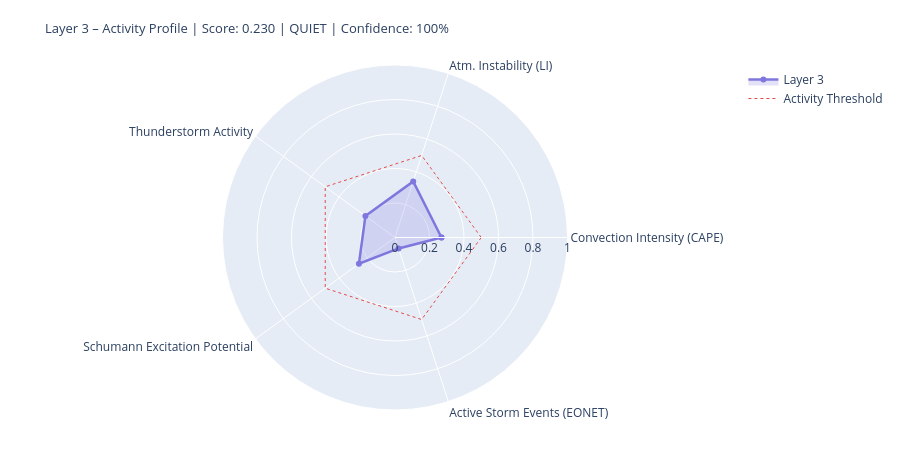

Here is the notebook cell this chart was saved with:
### Markdown cell above
---
## 4. State Assessment & Handoff to Layer 4/5

### Code cell
# ============================================================
# LAYER-3-SCORE
# Five dynamic components
# ============================================================

def norm(v, lo, hi):
    if v is None or (isinstance(v, float) and math.isnan(v)): return None
    return round(max(0.0, min(1.0, (v - lo) / (hi - lo))), 4)

# --- 1) Convection intensity (global CAPE mean) ---
cape_mean = df_atm['cape'].dropna().mean() if not df_atm.empty else None
conv_score = norm(cape_mean, 0, 3000)
conv_src   = 'primary' if cape_mean is not None else 'missing'

# --- 2) Atmospheric instability (LI mean) ---
li_mean   = df_atm['li'].dropna().mean() if not df_atm.empty else None
# Negative LI = unstable → higher score
instab_score = norm(-li_mean if li_mean is not None else None, -6, 6)
instab_src   = 'primary' if li_mean is not None else 'missing'

# --- 3) Thunderstorm activity (mean thunder score + WMO count) ---
thunder_mean = df_atm['thunder_score'].mean() if not df_atm.empty else None
n_thunder    = int(df_atm['thunderstorm'].sum()) if not df_atm.empty else 0
thunder_score_val = norm(
    (thunder_mean or 0) * 0.7 + n_thunder * 0.1, 0, 1.0
) if thunder_mean is not None else None
thunder_src = 'primary'

# --- 4) Schumann excitation potential (weighted Schumann contribution) ---
schumann_pot = df_atm['schumann_contribution'].mean() if not df_atm.empty else None
# Boosted by Layer-2 thunderstorm trigger
if schumann_pot is not None and l2_thunder:
    schumann_pot = min(1.0, schumann_pot * 1.2)
schumann_score = norm(schumann_pot, 0, 1.0) if schumann_pot is not None else None
schumann_src   = 'derived'

# --- 5) Storm activity (NASA EONET) ---
# Distinction: None = data not loaded, 0.0 = loaded but no events
storm_score = None
storm_src   = 'missing'
if raw.get('storms') is not None:          # API reached successfully
    storm_score = norm(len(storm_events), 0, 30) if storm_events else 0.0
    storm_src   = 'primary'

# X-Ray and Kp: context only, not in dynamic score
# (X-Ray = Layer-0/4 driver; Kp = geomagnetic index, not a lightning proxy)
xray_context = None
if raw.get('xray'):
    df_xc = pd.DataFrame(raw['xray'])
    fc = next((c for c in df_xc.columns
               if any(k in c.lower() for k in ['flux','long']) and 'time' not in c.lower()),
              df_xc.columns[1])
    df_xc[fc] = pd.to_numeric(df_xc[fc], errors='coerce')
    xray_last = df_xc[fc].dropna().iloc[-1] if not df_xc[fc].dropna().empty else None
    if xray_last:
        xray_class = ('X' if xray_last>=1e-4 else 'M' if xray_last>=1e-5
                      else 'C' if xray_last>=1e-6 else 'B')
        xray_context = {'flux': float(xray_last), 'class': xray_class}
        print(f'X-Ray context: {xray_class}-class ({xray_last:.2e} W/m²)')

# --- Aggregate ---
COMPONENTS = {
    'Convection Intensity (CAPE)':  {'score': conv_score,       'source': conv_src,    'dynamic': True},
    'Atm. Instability (LI)':         {'score': instab_score,     'source': instab_src,  'dynamic': True},
    'Thunderstorm Activity':              {'score': thunder_score_val, 'source': thunder_src, 'dynamic': True},
    'Schumann Excitation Potential':   {'score': schumann_score,   'source': schumann_src,'dynamic': True},
    'Active Storm Events (EONET)': {'score': storm_score,      'source': storm_src,   'dynamic': True},
}

available   = {k: v['score'] for k, v in COMPONENTS.items() if v['score'] is not None}
unavailable = [k for k, v in COMPONENTS.items() if v['score'] is None]
layer3_score = round(sum(available.values()) / len(available), 4) if available else None
confidence   = round(len(available) / len(COMPONENTS), 2)
level = ('unknown' if layer3_score is None
         else 'quiet'   if layer3_score < 0.3
         else 'moderate' if layer3_score < 0.6
         else 'active')
dominant_l3 = max(available, key=available.get) if available else 'none'

# --- Ausgabe ---
W = 68
print('=' * W)
print('LAYER 3 – ATMOSPHERE / WEATHER / THUNDERSTORMS – STATE ASSESSMENT')
print('=' * W)
for name, comp in COMPONENTS.items():
    s = comp['score']
    if s is not None:
        bar = '█' * int(s * 20) + '░' * (20 - int(s * 20))
        print(f'  {name:<36} {bar}  {s:.3f}  [{comp["source"]}]')
    else:
        print(f'  {name:<36} {"─" * 20}  n/a   [missing]')
print('-' * W)
print(f'  Score:        {layer3_score:.3f}  ({len(available)}/{len(COMPONENTS)} components)')
print(f'  Confidence:   {confidence:.0%}')
print(f'  Level:        {level.upper()}')
print(f'  Dominant:     {dominant_l3}')
print(f'  CAPE mean:    {cape_mean:.0f} J/kg' if cape_mean else '  CAPE mean:    n/a')
print(f'  LI mean:      {li_mean:.1f} K' if li_mean is not None else '  LI mean:      n/a')
print(f'  Thunderstorms:{n_thunder} points (WMO)  +  {len(storm_events)} NASA EONET')
print('=' * W)

# Radar
cats   = list(available.keys())
vals_r = list(available.values())
if len(cats) >= 3:
    fig = go.Figure()
    fig.add_trace(go.Scatterpolar(
        r=vals_r + [vals_r[0]], theta=cats + [cats[0]],
        fill='toself', fillcolor='rgba(127,119,221,0.22)',
        line=dict(color='#7F77DD', width=2.5), name='Layer 3'
    ))
    fig.add_trace(go.Scatterpolar(
        r=[0.5] * (len(cats)+1), theta=cats + [cats[0]],
        line=dict(color='#E24B4A', dash='dot', width=1),
        mode='lines', name='Activity Threshold'
    ))
    fig.update_layout(
        title=dict(
            text=f'Layer 3 – Activity Profile | Score: {layer3_score:.3f} | {level.upper()} | Confidence: {confidence:.0%}',
            font=dict(size=13)
        ),
        polar=dict(radialaxis=dict(visible=True, range=[0, 1])),
        height=450, showlegend=True,
        margin=dict(l=60, r=60, t=65, b=40)
    )
    fig.show()

### Figure 1 — Plotly figure (JSON) as saved in the notebook; plotly's stock layout.template omitted (floating-point values rounded to 4 significant figures)
{"data": [{"fill": "toself", "fillcolor": "rgba(127,119,221,0.22)", "line": {"color": "#7F77DD", "width": 2.5}, "name": "Layer 3", "r": [0.2693, 0.3417, 0.212, 0.2586, 0.0667, 0.2693], "theta": ["Convection Intensity (CAPE)", "Atm. Instability (LI)", "Thunderstorm Activity", "Schumann Excitation Potential", "Active Storm Events (EONET)", "Convection Intensity (CAPE)"], "type": "scatterpolar"}, {"line": {"color": "#E24B4A", "dash": "dot", "width": 1}, "mode": "lines", "name": "Activity Threshold", "r": [0.5, 0.5, 0.5, 0.5, 0.5, 0.5], "theta": ["Convection Intensity (CAPE)", "Atm. Instability (LI)", "Thunderstorm Activity", "Schumann Excitation Potential", "Active Storm Events (EONET)", "Convection Intensity (CAPE)"], "type": "scatterpolar"}], "layout": {"height": 450, "margin": {"b": 40, "l": 60, "r": 60, "t": 65}, "polar": {"radialaxis": {"range": [0, 1], "visible": true}}, "showlegend": true, "title": {"font": {"size": 13}, "text": "Layer 3 – Activity Profile | Score: 0.230 | QUIET | Confidence: 100%"}}}
